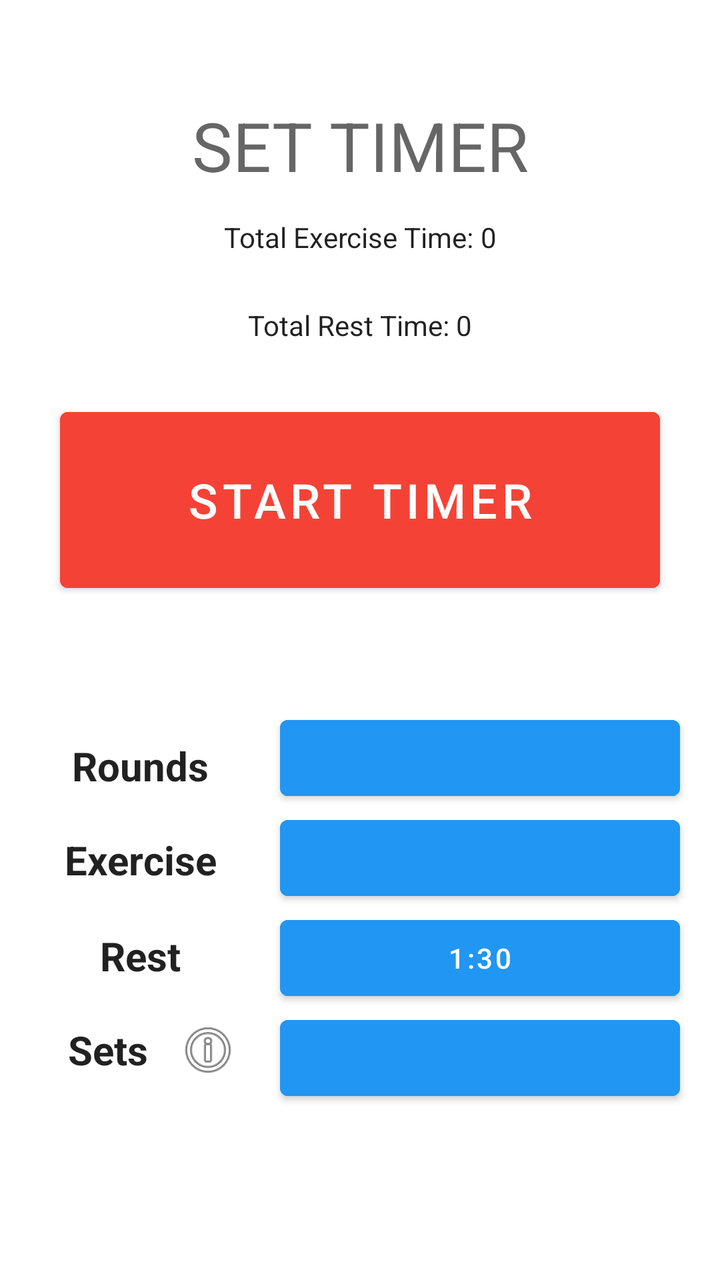
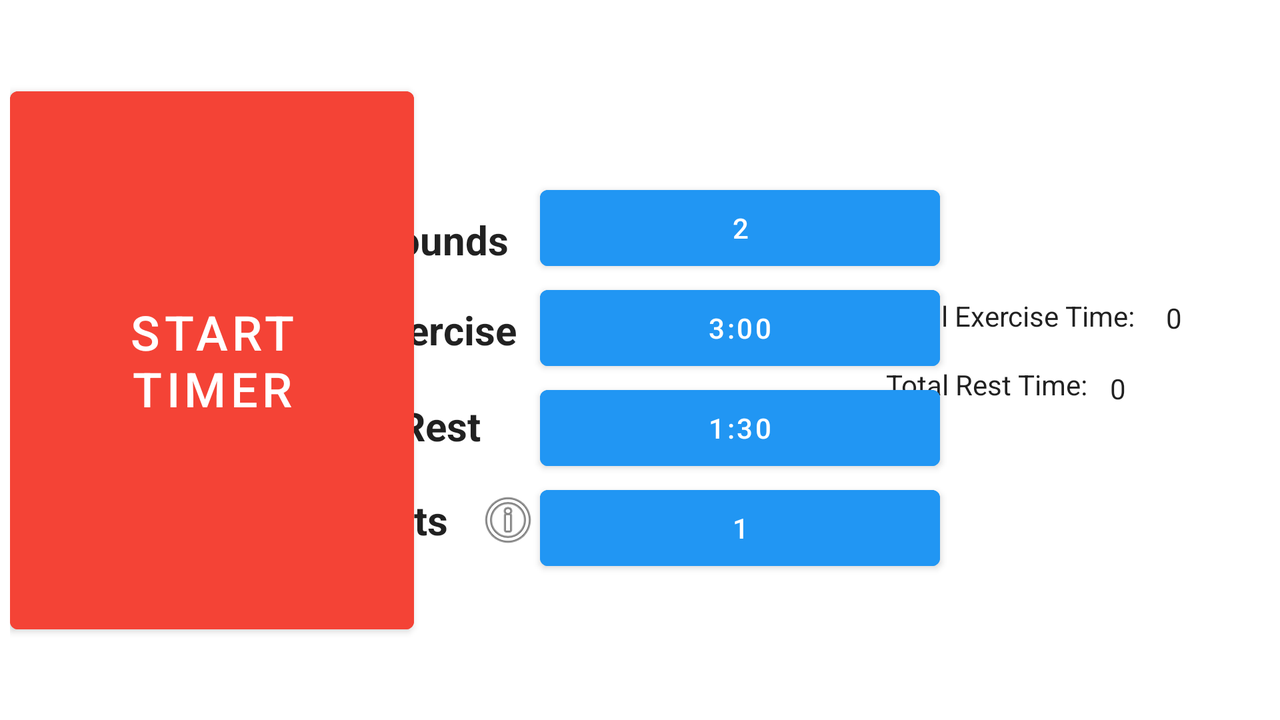

One screen, two layout resources from the same app: the default and the repository's alternative for another configuration. Each is rendered where Android would select it; the XML of both is given below.
<!-- AndroidManifest.xml: application theme Theme.ExerciseTimer -->
<!-- res/layout/activity_workout.xml -->
<?xml version="1.0" encoding="utf-8"?>
<androidx.constraintlayout.widget.ConstraintLayout xmlns:android="http://schemas.android.com/apk/res/android"
    xmlns:app="http://schemas.android.com/apk/res-auto"
    xmlns:tools="http://schemas.android.com/tools"
    android:id="@+id/constraintlayout"
    android:layout_width="match_parent"
    android:layout_height="match_parent"
    android:layout_marginTop="50dp"
    android:layout_marginBottom="20dp">

    <Button
        android:id="@+id/exercisetime"
        android:layout_width="200dp"
        android:layout_height="50dp"
        android:backgroundTint="#2196F3"
        app:layout_constraintBottom_toTopOf="@+id/resttime"
        app:layout_constraintEnd_toEndOf="parent"
        app:layout_constraintHorizontal_bias="0.5"
        app:layout_constraintStart_toEndOf="@+id/exercise" />

    <TextView
        android:id="@+id/exercise"
        android:layout_width="100dp"
        android:layout_height="30dp"
        android:layout_marginBottom="175dp"
        android:gravity="center"
        android:text="Exercise"
        android:textAppearance="@style/TextAppearance.AppCompat.Body1"
        android:textSize="20sp"
        android:textStyle="bold"
        app:layout_constraintBottom_toBottomOf="parent"
        app:layout_constraintEnd_toStartOf="@+id/exercisetime"
        app:layout_constraintHorizontal_bias="0.5"
        app:layout_constraintStart_toStartOf="parent" />

    <Button
        android:id="@+id/roundnumber"
        android:layout_width="200dp"
        android:layout_height="50dp"
        android:backgroundTint="#2196F3"
        app:layout_constraintBottom_toTopOf="@+id/exercisetime"
        app:layout_constraintEnd_toEndOf="parent"
        app:layout_constraintHorizontal_bias="0.5"
        app:layout_constraintStart_toEndOf="@+id/round" />

    <TextView
        android:id="@+id/round"
        android:layout_width="100dp"
        android:layout_height="30dp"
        android:layout_marginBottom="222dp"
        android:gravity="center"
        android:text="Rounds"
        android:textAppearance="@style/TextAppearance.AppCompat.Body1"
        android:textSize="20sp"
        android:textStyle="bold"
        app:layout_constraintBottom_toBottomOf="parent"
        app:layout_constraintEnd_toStartOf="@+id/roundnumber"
        app:layout_constraintHorizontal_bias="0.5"
        app:layout_constraintStart_toStartOf="parent" />

    <Button
        android:id="@+id/resttime"
        android:layout_width="200dp"
        android:layout_height="50dp"
        android:backgroundTint="#2196F3"
        android:text="1:30"
        app:layout_constraintBottom_toTopOf="@+id/setnumber"
        app:layout_constraintEnd_toEndOf="parent"
        app:layout_constraintHorizontal_bias="0.5"
        app:layout_constraintStart_toEndOf="@+id/rest" />

    <TextView
        android:id="@+id/rest"
        android:layout_width="100dp"
        android:layout_height="30dp"
        android:layout_marginBottom="127dp"
        android:gravity="center"
        android:text="Rest"
        android:textAppearance="@style/TextAppearance.AppCompat.Body1"
        android:textSize="20sp"
        android:textStyle="bold"
        app:layout_constraintBottom_toBottomOf="parent"
        app:layout_constraintEnd_toStartOf="@+id/resttime"
        app:layout_constraintHorizontal_bias="0.5"
        app:layout_constraintStart_toStartOf="parent" />

    <Button
        android:id="@+id/setnumber"
        android:layout_width="200dp"
        android:layout_height="50dp"
        android:backgroundTint="#2196F3"
        app:layout_constraintBottom_toTopOf="@+id/breaktime"
        app:layout_constraintEnd_toEndOf="parent"
        app:layout_constraintHorizontal_bias="0.5"
        app:layout_constraintStart_toEndOf="@+id/set" />

    <TextView
        android:id="@+id/set"
        android:layout_width="100dp"
        android:layout_height="30dp"
        android:layout_marginBottom="80dp"
        android:drawableRight="@android:drawable/ic_menu_info_details"
        android:gravity="center"
        android:text="Sets"
        android:textAppearance="@style/TextAppearance.AppCompat.Body1"
        android:textSize="20sp"
        android:textStyle="bold"
        app:layout_constraintBottom_toBottomOf="parent"
        app:layout_constraintEnd_toStartOf="@+id/setnumber"
        app:layout_constraintHorizontal_bias="0.5"
        app:layout_constraintStart_toStartOf="parent" />


    <TextView
        android:id="@+id/breaks"
        android:layout_width="100dp"
        android:layout_height="0dp"
        android:layout_marginBottom="32dp"
        android:gravity="center"
        android:text="Break"
        android:textAppearance="@style/TextAppearance.AppCompat.Body1"
        android:textSize="20sp"
        android:textStyle="bold"
        android:visibility="invisible"
        app:layout_constraintBottom_toBottomOf="parent"
        app:layout_constraintEnd_toStartOf="@+id/breaktime"
        app:layout_constraintHorizontal_bias="0.5"
        app:layout_constraintStart_toStartOf="parent" />

    <Button
        android:id="@+id/breaktime"
        android:layout_width="200dp"
        android:layout_height="50dp"
        android:layout_marginBottom="16dp"
        android:backgroundTint="#2196F3"
        android:visibility="invisible"
        app:layout_constraintBottom_toBottomOf="parent"
        app:layout_constraintEnd_toEndOf="parent"
        app:layout_constraintHorizontal_bias="0.5"
        app:layout_constraintStart_toEndOf="@+id/breaks" />

    <Button
        android:id="@+id/starttimer"
        android:layout_width="300dp"
        android:layout_height="100dp"
        android:layout_marginBottom="320dp"
        android:backgroundTint="#F44336"
        android:text="Start timer"
        android:textSize="24sp"
        app:layout_constraintBottom_toBottomOf="parent"
        app:layout_constraintEnd_toEndOf="parent"
        app:layout_constraintStart_toStartOf="parent" />

    <TextView
        android:id="@+id/textView12"
        android:layout_width="wrap_content"
        android:layout_height="wrap_content"
        android:text="SET TIMER"
        android:textAppearance="@style/TextAppearance.AppCompat.Display1"
        app:layout_constraintEnd_toEndOf="parent"
        app:layout_constraintStart_toStartOf="parent"
        app:layout_constraintTop_toTopOf="parent" />

    <TextView
        android:id="@+id/textView13"
        android:layout_width="wrap_content"
        android:layout_height="wrap_content"
        android:layout_marginBottom="492dp"
        android:text="Total Exercise Time: "
        android:textAppearance="@style/TextAppearance.AppCompat.Body1"
        app:layout_constraintBottom_toBottomOf="parent"
        app:layout_constraintEnd_toStartOf="@+id/totalexercisetime"
        app:layout_constraintHorizontal_bias="0.5"
        app:layout_constraintHorizontal_chainStyle="packed"
        app:layout_constraintStart_toStartOf="parent" />

    <TextView
        android:id="@+id/textView15"
        android:layout_width="wrap_content"
        android:layout_height="wrap_content"
        android:layout_marginBottom="448dp"
        android:text="Total Rest Time: "
        android:textAppearance="@style/TextAppearance.AppCompat.Body1"
        app:layout_constraintBottom_toBottomOf="parent"
        app:layout_constraintEnd_toStartOf="@+id/totalresttime"
        app:layout_constraintHorizontal_bias="0.5"
        app:layout_constraintHorizontal_chainStyle="packed"
        app:layout_constraintStart_toStartOf="parent" />

    <TextView
        android:id="@+id/totalresttime"
        android:layout_width="wrap_content"
        android:layout_height="wrap_content"
        android:layout_marginBottom="448dp"
        android:text="0"
        android:textAppearance="@style/TextAppearance.AppCompat.Body1"
        app:layout_constraintBottom_toBottomOf="parent"
        app:layout_constraintEnd_toEndOf="parent"
        app:layout_constraintHorizontal_bias="0.5"
        app:layout_constraintStart_toEndOf="@+id/textView15" />

    <TextView
        android:id="@+id/totalexercisetime"
        android:layout_width="wrap_content"
        android:layout_height="wrap_content"
        android:layout_marginBottom="492dp"
        android:text="0"
        android:textAppearance="@style/TextAppearance.AppCompat.Body1"
        app:layout_constraintBottom_toBottomOf="parent"
        app:layout_constraintEnd_toEndOf="parent"
        app:layout_constraintHorizontal_bias="0.5"
        app:layout_constraintStart_toEndOf="@+id/textView13" />


</androidx.constraintlayout.widget.ConstraintLayout>
<!-- resources referenced by this layout -->
<resources>
  <style name="Theme.ExerciseTimer" parent="Theme.MaterialComponents.DayNight.DarkActionBar">
          
          <item name="colorPrimary">@color/purple_500</item>
          <item name="colorPrimaryVariant">@color/purple_700</item>
          <item name="colorOnPrimary">@color/white</item>
          
          <item name="colorSecondary">@color/teal_200</item>
          <item name="colorSecondaryVariant">@color/teal_700</item>
          <item name="colorOnSecondary">@color/black</item>
          
          <item name="android:statusBarColor" tools:targetApi="l">?attr/colorPrimaryVariant</item>
          
      </style>
</resources>
<!-- res/layout-land/activity_workout.xml (the repository's variant of the layout above) -->
<!-- drawn on the phone turned sideways -->
<?xml version="1.0" encoding="utf-8"?>
<androidx.constraintlayout.widget.ConstraintLayout xmlns:android="http://schemas.android.com/apk/res/android"
    xmlns:app="http://schemas.android.com/apk/res-auto"
    xmlns:tools="http://schemas.android.com/tools"
    android:id="@+id/constraintlayout"
    android:layout_width="match_parent"
    android:layout_height="match_parent"
    android:layout_marginHorizontal="5dp"
    android:layout_marginTop="5dp"
    android:layout_marginBottom="5dp"
    android:backgroundTint="#03A9F4">

    <Button
        android:id="@+id/exercisetime"
        android:layout_width="200dp"
        android:layout_height="50dp"
        android:backgroundTint="#2196F3"
        android:text="3:00"
        app:layout_constraintBottom_toTopOf="@+id/resttime"
        app:layout_constraintEnd_toEndOf="parent"
        app:layout_constraintHorizontal_bias="0.5"
        app:layout_constraintStart_toEndOf="@+id/exercise" />

    <TextView
        android:id="@+id/exercise"
        android:layout_width="100dp"
        android:layout_height="30dp"
        android:layout_marginBottom="175dp"
        android:gravity="center"
        android:text="Exercise"
        android:textAppearance="@style/TextAppearance.AppCompat.Body1"
        android:textSize="20sp"
        android:textStyle="bold"
        app:layout_constraintBottom_toBottomOf="parent"
        app:layout_constraintEnd_toStartOf="@+id/exercisetime"
        app:layout_constraintHorizontal_bias="0.5"
        app:layout_constraintHorizontal_chainStyle="packed"
        app:layout_constraintStart_toStartOf="parent" />

    <Button
        android:id="@+id/roundnumber"
        android:layout_width="200dp"
        android:layout_height="50dp"
        android:backgroundTint="#2196F3"
        android:text="2"
        app:layout_constraintBottom_toTopOf="@+id/exercisetime"
        app:layout_constraintEnd_toEndOf="parent"
        app:layout_constraintHorizontal_bias="0.5"
        app:layout_constraintStart_toEndOf="@+id/round" />

    <TextView
        android:id="@+id/round"
        android:layout_width="100dp"
        android:layout_height="30dp"
        android:layout_marginBottom="220dp"
        android:backgroundTint="#FFC107"
        android:gravity="center"
        android:text="Rounds"
        android:textAppearance="@style/TextAppearance.AppCompat.Body1"
        android:textSize="20sp"
        android:textStyle="bold"
        app:layout_constraintBottom_toBottomOf="parent"
        app:layout_constraintEnd_toStartOf="@+id/roundnumber"
        app:layout_constraintHorizontal_bias="0.5"
        app:layout_constraintHorizontal_chainStyle="packed"
        app:layout_constraintStart_toStartOf="parent" />

    <Button
        android:id="@+id/resttime"
        android:layout_width="200dp"
        android:layout_height="50dp"
        android:backgroundTint="#2196F3"
        android:text="1:30"
        app:layout_constraintBottom_toTopOf="@+id/setnumber"
        app:layout_constraintEnd_toEndOf="parent"
        app:layout_constraintHorizontal_bias="0.5"
        app:layout_constraintStart_toEndOf="@+id/rest" />

    <TextView
        android:id="@+id/rest"
        android:layout_width="100dp"
        android:layout_height="30dp"
        android:layout_marginBottom="127dp"
        android:gravity="center"
        android:text="Rest"
        android:textAppearance="@style/TextAppearance.AppCompat.Body1"
        android:textSize="20sp"
        android:textStyle="bold"
        app:layout_constraintBottom_toBottomOf="parent"
        app:layout_constraintEnd_toStartOf="@+id/resttime"
        app:layout_constraintHorizontal_bias="0.5"
        app:layout_constraintHorizontal_chainStyle="packed"
        app:layout_constraintStart_toStartOf="parent" />

    <Button
        android:id="@+id/setnumber"
        android:layout_width="200dp"
        android:layout_height="50dp"
        android:backgroundTint="#2196F3"
        android:text="1"
        app:layout_constraintBottom_toTopOf="@+id/breaktime"
        app:layout_constraintEnd_toEndOf="parent"
        app:layout_constraintHorizontal_bias="0.5"
        app:layout_constraintStart_toEndOf="@+id/set" />

    <TextView
        android:id="@+id/set"
        android:layout_width="100dp"
        android:layout_height="30dp"
        android:layout_marginBottom="80dp"
        android:drawableRight="@android:drawable/ic_menu_info_details"
        android:gravity="center"
        android:text="Sets"
        android:textAppearance="@style/TextAppearance.AppCompat.Body1"
        android:textSize="20sp"
        android:textStyle="bold"
        app:layout_constraintBottom_toBottomOf="parent"
        app:layout_constraintEnd_toStartOf="@+id/setnumber"
        app:layout_constraintHorizontal_bias="0.5"
        app:layout_constraintHorizontal_chainStyle="packed"
        app:layout_constraintStart_toStartOf="parent" />


    <TextView
        android:id="@+id/breaks"
        android:layout_width="100dp"
        android:layout_height="0dp"
        android:layout_marginBottom="32dp"
        android:gravity="center"
        android:text="Break"
        android:textAppearance="@style/TextAppearance.AppCompat.Body1"

        android:textSize="20sp"
        android:textStyle="bold"
        android:visibility="invisible"
        app:layout_constraintBottom_toBottomOf="parent"
        app:layout_constraintEnd_toStartOf="@+id/breaktime"
        app:layout_constraintHorizontal_bias="0.5"
        app:layout_constraintHorizontal_chainStyle="packed"
        app:layout_constraintStart_toStartOf="parent" />

    <Button
        android:id="@+id/breaktime"
        android:layout_width="200dp"
        android:layout_height="50dp"
        android:layout_marginBottom="16dp"
        android:backgroundTint="#2196F3"
        android:text="2:00"
        android:visibility="invisible"
        app:layout_constraintBottom_toBottomOf="parent"
        app:layout_constraintEnd_toEndOf="parent"
        app:layout_constraintHorizontal_bias="0.5"
        app:layout_constraintStart_toEndOf="@+id/breaks" />

    <Button
        android:id="@+id/starttimer"
        android:layout_width="202dp"
        android:layout_height="281dp"
        android:backgroundTint="#F44336"
        android:text="Start timer"
        android:textSize="24sp"
        app:layout_constraintBottom_toBottomOf="parent"
        app:layout_constraintStart_toStartOf="parent"
        app:layout_constraintTop_toTopOf="parent" />

    <TextView
        android:id="@+id/textView13"
        android:layout_width="wrap_content"
        android:layout_height="wrap_content"
        android:layout_marginEnd="64dp"
        android:text="Total Exercise Time: "
        android:textAppearance="@style/TextAppearance.AppCompat.Body1"
        app:layout_constraintBottom_toBottomOf="parent"
        app:layout_constraintEnd_toEndOf="parent"
        app:layout_constraintTop_toTopOf="parent"
        app:layout_constraintVertical_bias="0.433" />

    <TextView
        android:id="@+id/totalexercisetime"
        android:layout_width="wrap_content"
        android:layout_height="wrap_content"
        android:layout_marginStart="12dp"
        android:text="0"
        android:textAppearance="@style/TextAppearance.AppCompat.Body1"
        app:layout_constraintBottom_toBottomOf="parent"
        app:layout_constraintStart_toEndOf="@+id/textView13"
        app:layout_constraintTop_toTopOf="parent"
        app:layout_constraintVertical_bias="0.436" />

    <TextView
        android:id="@+id/textView15"
        android:layout_width="wrap_content"
        android:layout_height="wrap_content"
        android:layout_marginEnd="88dp"
        android:text="Total Rest Time: "
        android:textAppearance="@style/TextAppearance.AppCompat.Body1"
        app:layout_constraintBottom_toBottomOf="parent"
        app:layout_constraintEnd_toEndOf="parent"
        app:layout_constraintTop_toTopOf="parent"
        app:layout_constraintVertical_bias="0.537" />

    <TextView
        android:id="@+id/totalresttime"
        android:layout_width="wrap_content"
        android:layout_height="wrap_content"
        android:layout_marginStart="8dp"
        android:text="0"
        android:textAppearance="@style/TextAppearance.AppCompat.Body1"
        app:layout_constraintBottom_toBottomOf="parent"
        app:layout_constraintStart_toEndOf="@+id/textView15"
        app:layout_constraintTop_toTopOf="parent"
        app:layout_constraintVertical_bias="0.543" />


</androidx.constraintlayout.widget.ConstraintLayout>
